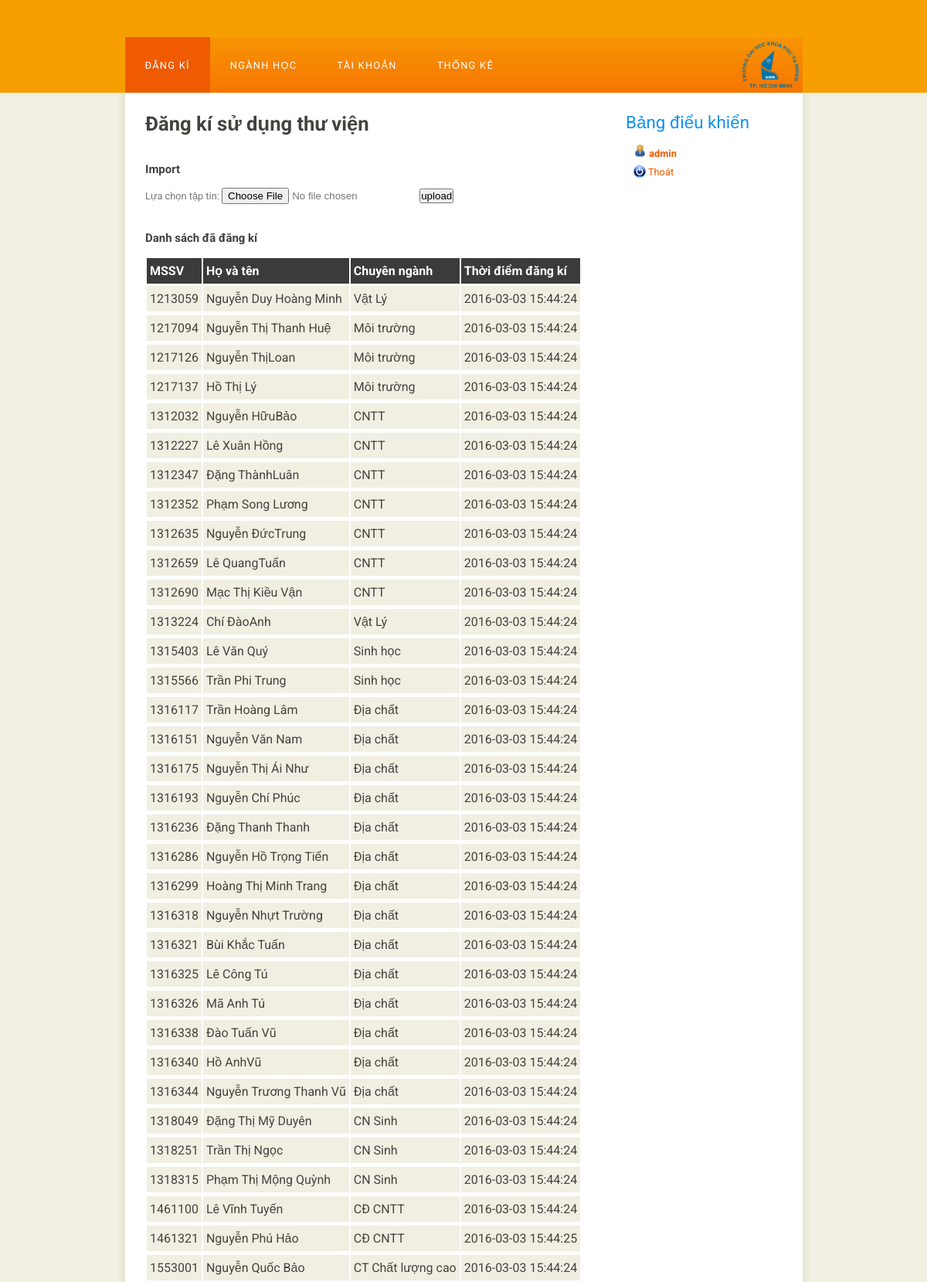
Page /controlpanel.php?action=registration (signed in, upper part) on the committed database.
### tables this page shows
CREATE TABLE `registration` (
  `studentid` varchar(20) NOT NULL,
  `fullname` varchar(30) NOT NULL,
  `majorname` varchar(30) NOT NULL,
  `registerdate` datetime NOT NULL
);

### RegistrationInfo.php (called while the page is built, shortened)
<?php
class RegistrationInfo {
	public function __construct($id, $name, $major, $date) {
		$this->StudentID = $id;
		$this->FullName = $name;
		$this->MajorName = $major;
		$this->RegisterDate = $date;
	}
	public static function GetAllRegistration(){
		$regs = array();
		$connection = db::Connect();
		$connection->query("set names 'utf8'");
		$sql = "select * from Registration";
		$result = $connection->query($sql);
		if ($result->num_rows > 0){
			while($row = $result->fetch_assoc()){
				$id = $row["studentid"];
				$name = $row["fullname"];
				$major = $row["majorname"];
				$date = $row["registerdate"];
				$item = new RegistrationInfo($id, $name, $major, $date);
				array_push($regs, $item);
			}
		}
		return $regs;
	}
}
?>

### registration.php (the view, shortened to what this page needs)
<?php
require_once("RegistrationInfo.php");
?>
<h1>Đăng kí sử dụng thư viện</h1>
<br/>
<div id="divImportMajors">
	<h3>Import</h3>
	<form method="post" action="doImportRegistration.php" enctype="multipart/form-data" onsubmit="return ValidateImportFile();">
		Lựa chọn tập tin: <input type="file" id="upfile" name="upfile" placeholder="Excel file"/>
		<input type="submit" value="upload"/>
	</form>
</div>
<br/>
<br/>
<div id="divAllRegistrationList">
	<h3>Danh sách đã đăng kí</h3>
	<table id="tblRegistration">
		<tr>
			<th>MSSV</th>
			<th>Họ và tên</th>
			<th>Chuyên ngành</th>
			<th>Thời điểm đăng kí</th>
		</tr>
		<?php
			$regs = RegistrationInfo::GetAllRegistration();
			foreach($regs as $reg) {
				echo "<tr>";
				echo "<td style='text-align: center;'>$reg->StudentID</td>";
				echo "<td >$reg->FullName</td>";
				echo "<td >$reg->MajorName</td>";
				echo "<td >$reg->RegisterDate</td>";
				echo "<tr>";
			}
		?>
	</table>
</div>

### controlpanel.php (shortened to what this page needs)
<?php
if (isset($_SESSION["LOGGED_IN"])){
	$result = $_SESSION["LOGIN_INFO"];
}
else {
	header("Location: login.php");
}
?>
<html>
<head>
	<link rel="stylesheet" href="css/admin.css"/>
	<link rel="stylesheet" href="css/visitman.css"/>
	<link rel="stylesheet" href="css/common.css" />
</head>
<body>
  <div id="main">
    <div id="header">
	  <div id="logo">
		<img id="logo_img" src="img/logo.png"/>
	  </div>
      <div id="menubar">
        <ul id="menu">
		  <?php
		    if (0 == strcmp( "admin",
						   strtolower($result->Room)
						  )){
				$choice = "statistics";
				echo "<li id='registration'><a href='controlpanel.php?action=registration'>Đăng kí</a></li>";
				echo "<li id='majorman'><a href='controlpanel.php?action=majorman'>Ngành học</a></li>";
				echo "<li id='accounts'><a href='controlpanel.php?action=accounts'>Tài khoản</a></li>";
				echo "<li id='statistics'><a href='controlpanel.php?action=statistics'>Thống kê</a></li>";
		    }
		  ?>
        </ul>
      </div>
    </div>
    <div id="site_content">
      <div class="sidebar">
        <h2>Bảng điểu khiển</h2>
        <img src="img/user.png" style="padding-left: 2px; padding-right: 2px;" /> <a id="txtUsername" href="profile.php"><b><?php echo $_SESSION["LOGIN_INFO"]->Username; ?></b></a><br/>
        <img src="img/logout.png"style="position: relative; padding-top: 5px; top: 3px;"/> <a id="txtAction" href="doLogout.php" >Thoát</a>
      </div>
      <div id="content"><?php
			if (isset($_REQUEST["action"])){
				$choice = $_REQUEST["action"];
			}
			include_once($choice . ".php");
		?>
      </div>
    </div>
  </div>
</body>
</html>

### css/admin.css (style rules this page uses)
html { height: 100%; }
* { margin: 0; padding: 0; }
body { font: normal .80em 'Roboto', arial, sans-serif; background: #F0EFE2; color: #777; }
img { border: 0; }
h1, h2, h3, h4, h5, h6 { font: normal 'Roboto', arial, sans-serif; color: #43423F; margin: 0 0 15px 0; padding: 5px 0px 0px 0px; }
h2 { font: normal 175% 'Roboto', arial, sans-serif; color: #1293EE; margin-left: -10px; }
a, a:hover { outline: none; text-decoration: none; color: #F05A00; }
ul { margin: 2px 0 22px 17px; }
ul li { list-style-type: circle; margin: 0 0 6px 0; padding: 0 0 4px 5px; }
#main, #logo, #menubar, #site_content, #footer { margin-left: auto; margin-right: auto; }
#header { background: #F79F00; height: 120px; }
#logo { width: 825px; position: relative; height: 48px; }
#logo_img { margin-left: 773px; margin-top: 54px; width: 73px; height: 73px; }
#menubar { width: 877px; height: 72px; padding: 0; background: #5B2660 url(menu.png) repeat-x; }
ul#menu, ul#menu li { float: left; margin: 0; padding: 0; }
ul#menu li { list-style: none; }
ul#menu li a { letter-spacing: 0.1em; font: normal 100% 'roboto', arial, sans-serif; display: block; float: left; height: 37px; padding: 29px 26px 6px 26px; text-align: center; color: #FFF; text-transform: uppercase; text-decoration: none; background: transparent; }
ul#menu li a:hover, ul#menu li.selected a, ul#menu li.selected a:hover { color: #FFF; background: #3F1B41 url(menu_select.png) repeat-x; }
#site_content { width: 837px; overflow: hidden; margin: 0 auto 0 auto; padding: 20px 24px 20px 37px; background: #FFF url(content.png) repeat-y; }
.sidebar { float: right; width: 190px; padding: 0 15px 20px 15px; }
#content { text-align: left; width: 595px; padding: 0; }
table { margin: 5px 0 5px 0; }
table tr th, table tr td { background: #3B3B3B; color: #FFF; padding: 7px 4px; text-align: left; }
table tr td { background: #F0EFE2; color: #47433F; border-top: 1px solid #FFF; }

### rows in the picture
registration: studentid "1213059", fullname "Nguyễn Duy Hoàng Minh", majorname "Vật Lý", registerdate "2016-03-03 15:44:24"
registration: studentid "1217094", fullname "Nguyễn Thị Thanh Huệ", majorname "Môi trường", registerdate "2016-03-03 15:44:24"
registration: studentid "1217126", fullname "Nguyễn ThịLoan", majorname "Môi trường", registerdate "2016-03-03 15:44:24"
registration: studentid "1217137", fullname "Hồ Thị Lý", majorname "Môi trường", registerdate "2016-03-03 15:44:24"
registration: studentid "1312032", fullname "Nguyễn HữuBảo", majorname "CNTT", registerdate "2016-03-03 15:44:24"
registration: studentid "1312227", fullname "Lê Xuân Hồng", majorname "CNTT", registerdate "2016-03-03 15:44:24"
registration: studentid "1312347", fullname "Đặng ThànhLuân", majorname "CNTT", registerdate "2016-03-03 15:44:24"
registration: studentid "1312352", fullname "Phạm Song Lương", majorname "CNTT", registerdate "2016-03-03 15:44:24"
registration: studentid "1312635", fullname "Nguyễn ĐứcTrung", majorname "CNTT", registerdate "2016-03-03 15:44:24"
registration: studentid "1312659", fullname "Lê QuangTuấn", majorname "CNTT", registerdate "2016-03-03 15:44:24"
registration: studentid "1312690", fullname "Mạc Thị Kiều Vận", majorname "CNTT", registerdate "2016-03-03 15:44:24"
registration: studentid "1313224", fullname "Chí ĐàoAnh", majorname "Vật Lý", registerdate "2016-03-03 15:44:24"
registration: studentid "1315403", fullname "Lê Văn Quý", majorname "Sinh học", registerdate "2016-03-03 15:44:24"
registration: studentid "1315566", fullname "Trần Phi Trung", majorname "Sinh học", registerdate "2016-03-03 15:44:24"
registration: studentid "1316117", fullname "Trần Hoàng Lâm", majorname "Địa chất", registerdate "2016-03-03 15:44:24"
registration: studentid "1316151", fullname "Nguyễn Văn Nam", majorname "Địa chất", registerdate "2016-03-03 15:44:24"
registration: studentid "1316175", fullname "Nguyễn Thị Ái Như", majorname "Địa chất", registerdate "2016-03-03 15:44:24"
registration: studentid "1316193", fullname "Nguyễn Chí Phúc", majorname "Địa chất", registerdate "2016-03-03 15:44:24"
registration: studentid "1316236", fullname "Đặng Thanh Thanh", majorname "Địa chất", registerdate "2016-03-03 15:44:24"
registration: studentid "1316286", fullname "Nguyễn Hồ Trọng Tiến", majorname "Địa chất", registerdate "2016-03-03 15:44:24"
registration: studentid "1316299", fullname "Hoàng Thị Minh Trang", majorname "Địa chất", registerdate "2016-03-03 15:44:24"
registration: studentid "1316318", fullname "Nguyễn Nhựt Trường", majorname "Địa chất", registerdate "2016-03-03 15:44:24"
registration: studentid "1316321", fullname "Bùi Khắc Tuấn", majorname "Địa chất", registerdate "2016-03-03 15:44:24"
registration: studentid "1316325", fullname "Lê Công Tú", majorname "Địa chất", registerdate "2016-03-03 15:44:24"
registration: studentid "1316326", fullname "Mã Anh Tú", majorname "Địa chất", registerdate "2016-03-03 15:44:24"
registration: studentid "1316338", fullname "Đào Tuấn Vũ", majorname "Địa chất", registerdate "2016-03-03 15:44:24"
registration: studentid "1316340", fullname "Hồ AnhVũ", majorname "Địa chất", registerdate "2016-03-03 15:44:24"
registration: studentid "1316344", fullname "Nguyễn Trương Thanh Vũ", majorname "Địa chất", registerdate "2016-03-03 15:44:24"
registration: studentid "1318049", fullname "Đặng Thị Mỹ Duyên", majorname "CN Sinh", registerdate "2016-03-03 15:44:24"
registration: studentid "1318251", fullname "Trần Thị Ngọc", majorname "CN Sinh", registerdate "2016-03-03 15:44:24"
registration: studentid "1318315", fullname "Phạm Thị Mộng Quỳnh", majorname "CN Sinh", registerdate "2016-03-03 15:44:24"
registration: studentid "1461100", fullname "Lê Vĩnh Tuyến", majorname "CĐ CNTT", registerdate "2016-03-03 15:44:24"
registration: studentid "1461321", fullname "Nguyễn Phú Hảo", majorname "CĐ CNTT", registerdate "2016-03-03 15:44:25"
registration: studentid "1553001", fullname "Nguyễn Quốc Bảo", majorname "CT Chất lượng cao", registerdate "2016-03-03 15:44:24"

### other values in the picture
$_SESSION["LOGIN_INFO"]->Username "admin"
